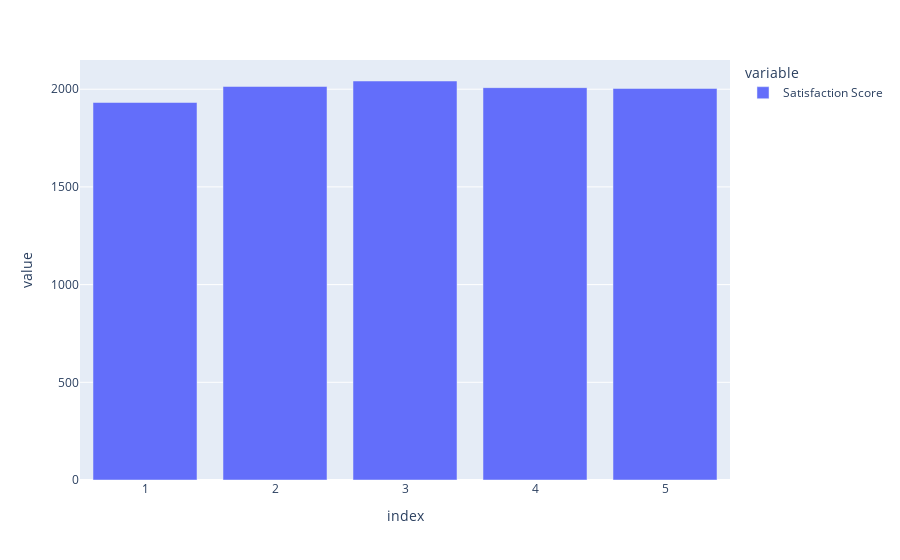

Notebook source saved alongside this figure:
### Code cell
fig = px.bar(df['Satisfaction Score'].value_counts())
fig.show()

### Figure 1 — Plotly figure (JSON) as saved in the notebook; plotly's stock layout.template omitted (floating-point values rounded to 4 significant figures)
{"data": [{"alignmentgroup": "True", "hovertemplate": "variable=Satisfaction Score<br>index=%{x}<br>value=%{y}<extra></extra>", "legendgroup": "Satisfaction Score", "marker": {"color": "#636efa", "pattern": {"shape": ""}}, "name": "Satisfaction Score", "offsetgroup": "Satisfaction Score", "orientation": "v", "showlegend": true, "textposition": "auto", "type": "bar", "x": [3, 2, 4, 5, 1], "xaxis": "x", "y": [2042, 2014, 2008, 2004, 1932], "yaxis": "y"}], "layout": {"barmode": "relative", "legend": {"title": {"text": "variable"}, "tracegroupgap": 0}, "margin": {"t": 60}, "xaxis": {"anchor": "y", "domain": [0, 1], "title": {"text": "index"}}, "yaxis": {"anchor": "x", "domain": [0, 1], "title": {"text": "value"}}}}
